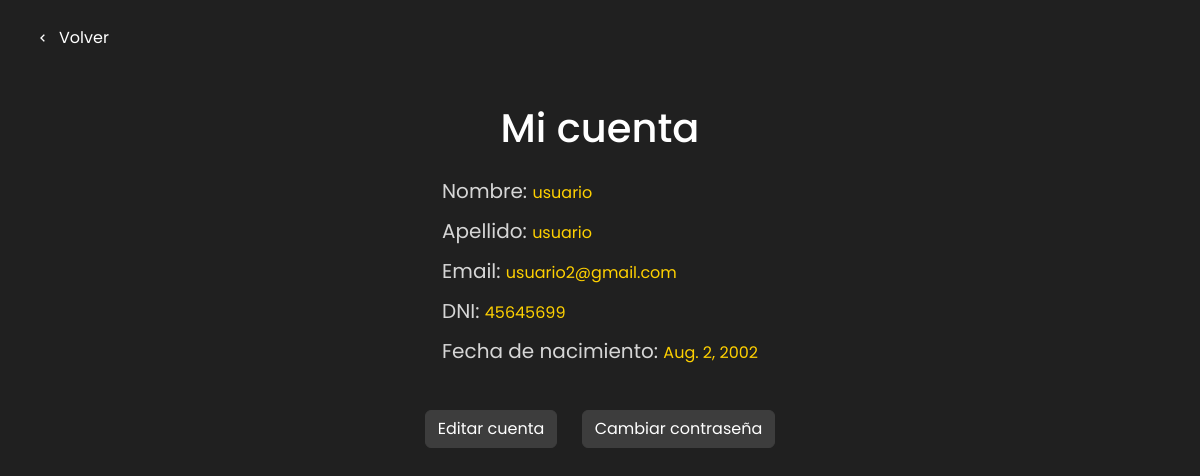
Screenshot of /mi-cuenta (signed in) with the database file from the repository.
### vista_usuario/models.py (models this page shows)
class User(AbstractUser):
    email = models.EmailField(blank=True,default="")
    dni = models.CharField(max_length=8)
    fecha_nacimiento = models.DateField()
    cuil = models.CharField(max_length=13,default="")
    sucursal = models.ForeignKey(Sucursal, on_delete=models.SET_NULL,default="", null=True)

### ferreplus/modulos/modulos_inicio_sesion.py (the view)
    def wrapper(request, *args, **kwargs):
        if not request.user.is_authenticated or request.user.is_staff or request.user.is_superuser:
            return HttpResponse("No tienes permiso para acceder a esta página.")
        return view_func(request, *args, **kwargs)

### ferreplus/modulos/modulos_inicio_sesion.py (called while the page is built)
def normal_required(view_func):
    def wrapper(request, *args, **kwargs):
        if not request.user.is_authenticated or request.user.is_staff or request.user.is_superuser:
            return HttpResponse("No tienes permiso para acceder a esta página.")
        return view_func(request, *args, **kwargs)
    return wrapper

### vista_usuario/middelwares/middelware.py (called while the page is built)
    def __call__(self, request):
        response = self.get_response(request)
        if request.path == reverse('cerrar_sesion') and request.user.is_authenticated:
            return redirect('inicio')  # Redirige a la página de inicio después de cerrar sesión
        return response

### vista_usuario/views.py (called while the page is built)
@login_required
@normal_required
def mostrarPerfilCliente(request):
    user = get_object_or_404(User, email=request.user)
    if request.method == "GET":
        return render(request, os.path.join(TEMPLATE_DIR,'vista_usuario','mi_cuenta.html'),{
            "nombre": user.first_name,
            "apellido": user.last_name,
            "email": user.email,
            "dni": user.dni,
            "fecha_nacimiento": user.fecha_nacimiento
        })
    else:
        return render(request, os.path.join(TEMPLATE_DIR,'vista_usuario','mi_cuenta.html'))

### templates/vista_usuario/mi_cuenta.html (shortened to what this page needs)
<!DOCTYPE html>
<html lang="es">
<head>
    <link href="https://stackpath.bootstrapcdn.com/bootstrap/4.5.2/css/bootstrap.min.css" rel="stylesheet">
    <link href="https://cdn.jsdelivr.net/npm/bootstrap-icons@1.10.3/font/bootstrap-icons.css" rel="stylesheet">
    <link href='https://unpkg.com/boxicons@2.1.4/css/boxicons.min.css' rel='stylesheet'>
    <link href="https://cdn.jsdelivr.net/npm/bootstrap@5.2.3/dist/css/bootstrap.min.css" rel="stylesheet">
    {% load static %}
    <link rel="stylesheet" type="text/css" href="{% static 'css/mi_perfil.css' %}">
</head>
<body>
    <div class="custom-container">
        <button id="BotonVolver" class="btn btn-secondary">
          <a href="{% url 'pagina_principal' %}">
            <i class='bx bx-chevron-left'>
              <span>Volver</span>
            </i>
          </a>
        </button>
      </div>
      <div class="container justify-content-center d-flex flex-column align-items-center ">
        <h1 class="mb-4 ">Mi cuenta</h1>
        <div class="account-details ">
          <p>Nombre: <span class="highlight">{{nombre}}</span></p>
          <p>Apellido: <span class="highlight">{{apellido}}</span></p>
          <p>Email: <span class="highlight">{{email}}</span></p>
          <p>DNI: <span class="highlight">{{dni}}</span></p>
          <p>Fecha de nacimiento: <span class="highlight">{{fecha_nacimiento}}</span></p>
        </div>
        <div class="mt-4">
          <a href="{% url 'editar_perfil_cliente' %}"><button class="btn btn-secondary edit-button">Editar cuenta</button></a>
          <a href="{% url 'cambiar_contraseña_cliente' %}"><button class="btn btn-secondary edit-button">Cambiar contraseña</button></a>
        </div>
      </div>
</body>
</html>

### ferreplus/static/css/mi_perfil.css (style rules this page uses)
* { font-family: "Poppins", sans-serif; font-weight: 400; font-style: normal; box-sizing: border-box; }
body { min-height: 100%; background-color: #202020; }
a { text-decoration: none; color: #d7d7d7; }
.icon, span { font-size: 16px; display: inline-block; vertical-align: middle; line-height: 1; }
.container { padding: 40px; }
h1 { color: white; }
button { padding: 10px; margin: 5px; width: auto; }
.custom-container { margin-top: 10px; margin-left: 20px; }
.custom-container button { background-color: transparent; color: #ffffff; border: none; padding: 10px; border-radius: 8px; cursor: pointer; text-decoration: none; }
.custom-container button a { color: inherit; text-decoration: none; }
.custom-container button i { vertical-align: middle; margin-right: 5px; }
.custom-container button span { vertical-align: top; }
.account-details { color: #d6d6d6; font-size: 20px; }
.account-details p { margin-bottom: 10px; }
.highlight { color: #ffd100; }
.edit-button { background-color: #3d3d3d; border-color: #3d3d3d; color: #ffffff; margin: 10px; }

### rows the page displays
User: first_name "usuario", last_name "usuario", email "usuario2@gmail.com", dni "45645699", fecha_nacimiento "Aug. 2, 2002"
